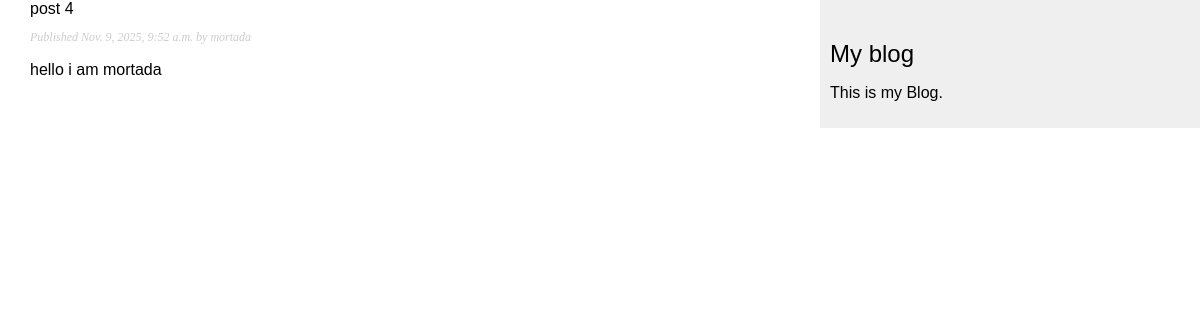
/blog/5/, run on the app's committed database.
### blog/models.py (models this page shows, shortened)
class Post(models.Model):
    class Status(models.TextChoices):
        DRAFT = 'DF', 'Draft'
        PUBLISHED = 'PB', 'Published'
    title = models.CharField(max_length=250)
    slug = models.SlugField(max_length=250)
    author = models.ForeignKey(User, on_delete=models.CASCADE, related_name='blog_posts',null=False, blank=False)
    body = models.TextField()
    publish = models.DateTimeField(default=timezone.now)
    created = models.DateTimeField(auto_now_add=True)
    updated = models.DateTimeField(auto_now=True)
    status = models.CharField(max_length=2,
                              choices=Status.choices,
                              default=Status.DRAFT)
    class Meta:
        ordering = ['-publish']   # pour mettre les articles par ordre décroissant de date de publication  ' afficher les articles les plus récents en premier
        indexes=[
            models.Index(fields=['-publish']),  # index pour optimiser les requêtes de tri par date de publication
        ]

### blog/views.py (the view)
# urls.py: path('<int:id>/', views.post_detail, name='post_detail'),
def post_detail(request, id):
    post =  get_object_or_404(Post, id=id , status=Post.Status.PUBLISHED)
    return render ( request , 'blog/post/detail.html', {'post': post} )

### blog/templates/blog/post/detail.html (shortened to what this page needs)
{% extends "blog/base.html" %}
{% block content %}
        </h1> {{ post.title }} </h1>
        <p class="date">
            Published {{ post.publish  }} by {{ post.author }}
        </p>
        {{ post.body|linebreaks }}
{% endblock content %}

### blog/static/css/blog.css (style rules this page uses)
body { margin:0; padding:0; font-family:helvetica, sans-serif; }
p.date { color:#ccc; font-family: georgia, serif; font-size: 12px; font-style: italic; }

### data on the page
Post: title "post 4", publish "Nov. 9, 2025, 9:52 a.m.", author "mortada", body "hello i am mortada"
